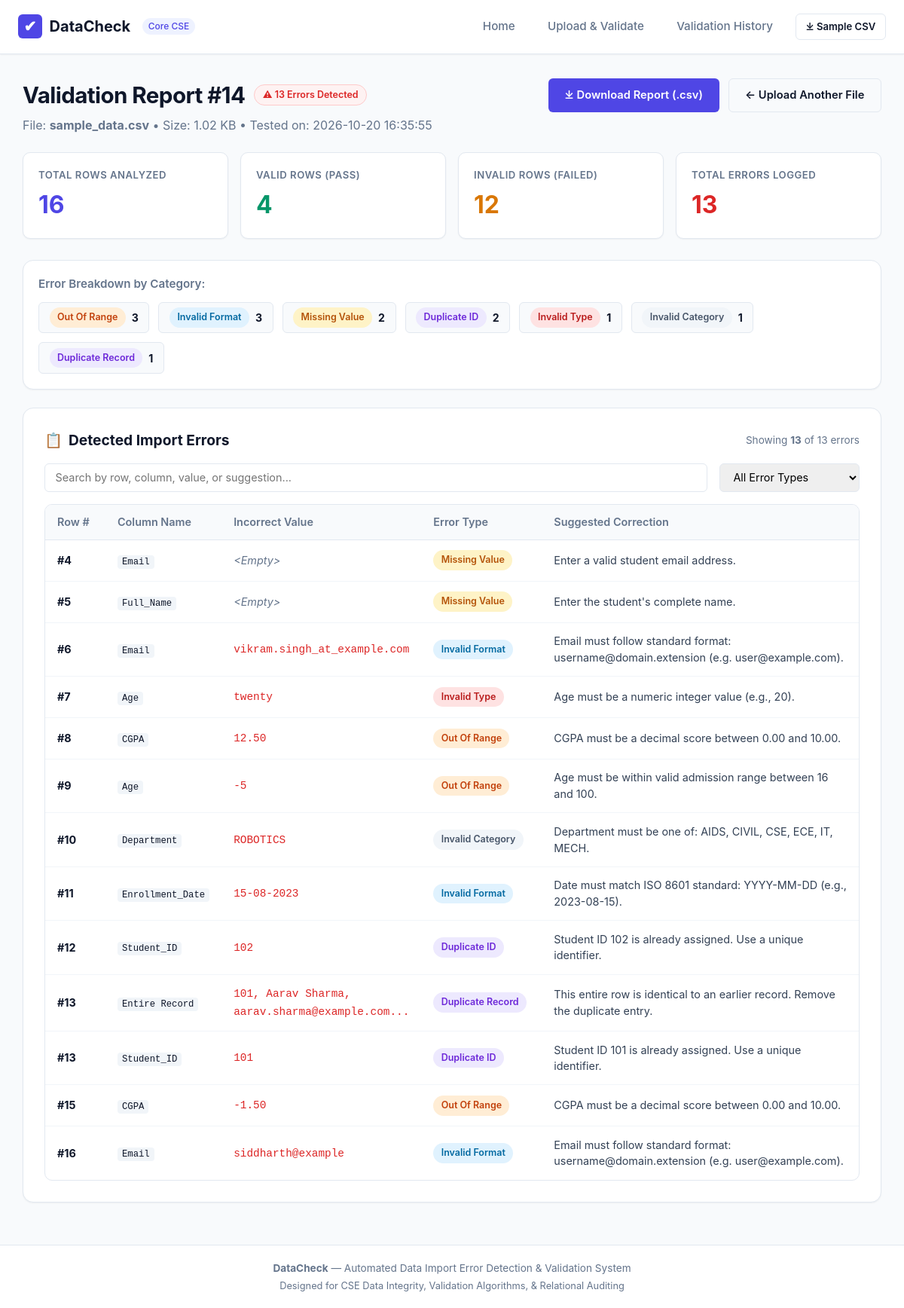
The app's page /run/14 with its own data.
### tables this page shows
CREATE TABLE validation_runs (
                id INTEGER PRIMARY KEY AUTOINCREMENT,
                filename TEXT NOT NULL,
                uploaded_at TEXT NOT NULL,
                file_size_kb REAL NOT NULL,
                total_rows INTEGER NOT NULL,
                valid_rows INTEGER NOT NULL,
                invalid_rows INTEGER NOT NULL,
                total_errors INTEGER NOT NULL,
                status TEXT NOT NULL
            );

CREATE TABLE validation_errors (
                id INTEGER PRIMARY KEY AUTOINCREMENT,
                run_id INTEGER NOT NULL,
                row_number INTEGER NOT NULL,
                column_name TEXT NOT NULL,
                invalid_value TEXT,
                error_type TEXT NOT NULL,
                suggested_correction TEXT NOT NULL,
                FOREIGN KEY (run_id) REFERENCES validation_runs (id) ON DELETE CASCADE
            );

### app.py (the view)
@app.route('/run/<int:run_id>')
def view_run(run_id):
    conn = get_db()
    run = conn.execute("SELECT * FROM validation_runs WHERE id = ?", (run_id,)).fetchone()
    if run is None:
        conn.close()
        flash(f"Validation Run #{run_id} does not exist.", "danger")
        return redirect(url_for('history'))
    errors = conn.execute("""
        SELECT * FROM validation_errors
        WHERE run_id = ?
        ORDER BY row_number ASC, id ASC
    """, (run_id,)).fetchall()
    error_summary = conn.execute("""
        SELECT error_type, COUNT(*) as count
        FROM validation_errors
        WHERE run_id = ?
        GROUP BY error_type
        ORDER BY count DESC
    """, (run_id,)).fetchall()
    conn.close()
    return render_template(
        'results.html',
        active_page='results',
        run=run,
        errors=errors,
        error_summary=error_summary
    )

### app.py (called while the page is built)
def get_db():
    conn = sqlite3.connect(DATABASE_PATH)
    conn.row_factory = sqlite3.Row
    conn.execute("PRAGMA foreign_keys = ON")
    return conn

### templates/results.html (shortened to what this page needs)
{% extends 'base.html' %}
{% block content %}
<div style="display: flex; justify-content: space-between; align-items: flex-start; margin-bottom: 1.5rem; flex-wrap: wrap; gap: 1rem;">
  <div>
    <div style="display: flex; align-items: center; gap: 0.75rem;">
      <h1 class="page-title">Validation Report #{{ run.id }}</h1>
      {% if run.total_errors == 0 %}
        <span class="badge badge-clean">&#x2714; Clean Dataset</span>
      {% else %}
        <span class="badge badge-errors">&#x26A0; {{ run.total_errors }} Errors Detected</span>
      {% endif %}
    </div>
    <p class="page-subtitle">
      File: <strong>{{ run.filename }}</strong> &bull; Size: {{ run.file_size_kb }} KB &bull; Tested on: {{ run.uploaded_at }}
    </p>
  </div>
  <div class="btn-group">
    <a href="{{ url_for('export_report', run_id=run.id) }}" class="btn btn-primary">
      &#x2913; Download Report (.csv)
    </a>
    <a href="{{ url_for('dashboard') }}" class="btn btn-outline">
      &larr; Upload Another File
    </a>
  </div>
</div>
<div class="stats-grid">
  <div class="stat-card stat-total">
    <span class="stat-label">Total Rows Analyzed</span>
    <span class="stat-value">{{ run.total_rows }}</span>
  </div>
  <div class="stat-card stat-valid">
    <span class="stat-label">Valid Rows (Pass)</span>
    <span class="stat-value">{{ run.valid_rows }}</span>
  </div>
  <div class="stat-card stat-invalid">
    <span class="stat-label">Invalid Rows (Failed)</span>
    <span class="stat-value">{{ run.invalid_rows }}</span>
  </div>
  <div class="stat-card stat-errors">
    <span class="stat-label">Total Errors Logged</span>
    <span class="stat-value">{{ run.total_errors }}</span>
  </div>
</div>
{% if error_summary %}
  <div class="card" style="padding: 1.25rem;">
    <h3 style="font-size: 0.95rem; font-weight: 600; margin-bottom: 0.75rem; color: var(--text-muted);">
      Error Breakdown by Category:
    </h3>
    <div style="display: flex; gap: 0.75rem; flex-wrap: wrap;">
      {% for item in error_summary %}
        <div style="background: #f8fafc; border: 1px solid var(--border-color); padding: 0.4rem 0.85rem; border-radius: var(--radius-sm); font-size: 0.88rem; display: flex; align-items: center; gap: 0.5rem;">
          <span class="badge
            {% if 'Missing' in item.error_type %}badge-missing
            {% elif 'Duplicate' in item.error_type %}badge-duplicate
            {% elif 'Type' in item.error_type %}badge-type
            {% elif 'Range' in item.error_type %}badge-range
            {% elif 'Format' in item.error_type %}badge-format
            {% else %}badge-category{% endif %}">
            {{ item.error_type }}
          </span>
          <strong style="color: var(--text-main);">{{ item.count }}</strong>
        </div>
      {% endfor %}
    </div>
  </div>
{% endif %}
<div class="card">
  <div style="display: flex; justify-content: space-between; align-items: center; margin-bottom: 1rem; flex-wrap: wrap; gap: 0.75rem;">
    <h2 class="card-title" style="margin-bottom: 0;">
      <span>&#x1F4CB;</span>
      <span>Detected Import Errors</span>
    </h2>
    <span style="font-size: 0.85rem; color: var(--text-muted);">
      Showing <strong id="visibleErrorCount">{{ errors|length }}</strong> of {{ run.total_errors }} errors
    </span>
  </div>
  {% if errors %}
    <div class="filter-bar">
      <input type="text" id="tableSearch" class="filter-input" placeholder="Search by row, column, value, or suggestion...">
      <select id="errorTypeFilter" class="filter-select">
        <option value="all">All Error Types</option>
      </select>
    </div>
    <div class="table-responsive">
      <table id="errorTable">
        <thead>
          <tr>
            <th style="width: 80px;">Row #</th>
            <th style="width: 140px;">Column Name</th>
            <th style="width: 170px;">Incorrect Value</th>
            <th style="width: 160px;">Error Type</th>
            <th>Suggested Correction</th>
          </tr>
        </thead>
        <tbody>
          {% for error in errors %}
            <tr data-error-type="{{ error.error_type }}">
              <td><strong>#{{ error.row_number }}</strong></td>
              <td><code>{{ error.column_name }}</code></td>
              <td>
                {% if error.invalid_value == '' or error.invalid_value == None %}
                  <em style="color: var(--text-muted);">&lt;Empty&gt;</em>
                {% else %}
                  <span style="color: var(--danger); font-family: ui-monospace, monospace; font-weight: 500;">
                    {{ error.invalid_value }}
                  </span>
                {% endif %}
              </td>
              <td>
                <span class="badge
                  {% if 'Missing' in error.error_type %}badge-missing
                  {% elif 'Duplicate' in error.error_type %}badge-duplicate
                  {% elif 'Type' in error.error_type %}badge-type
                  {% elif 'Range' in error.error_type %}badge-range
                  {% elif 'Format' in error.error_type %}badge-format
                  {% else %}badge-category{% endif %}">
                  {{ error.error_type }}
                </span>
              </td>
              <td>
                <span style="color: #334155;">{{ error.suggested_correction }}</span>
              </td>
            </tr>
          {% endfor %}
        </tbody>
      </table>
    </div>
  {% endif %}
</div>
{% endblock %}

### static/style.css (style rules this page uses)
:root { --primary: #4f46e5; --primary-hover: #4338ca; --primary-light: #eef2ff; --success: #059669; --success-bg: #ecfdf5; --warning: #d97706; --warning-bg: #fffbeb; --danger: #dc2626; --danger-bg: #fef2f2; --info: #0284c7; --info-bg: #f0f9ff; --bg-main: #f8fafc; --card-bg: #ffffff; --border-color: #e2e8f0; --text-main: #0f172a; --text-muted: #64748b; --font-family: -apple-system, BlinkMacSystemFont, "Segoe UI", Roboto, "Helvetica Neue", Arial, sans-serif; --radius-sm: 6px; --radius-md: 10px; --radius-lg: 14px; --shadow-sm: 0 1px 2px 0 rgba(0, 0, 0, 0.05); --shadow-md: 0 4px 6px -1px rgba(0, 0, 0, 0.08), 0 2px 4px -2px rgba(0, 0, 0, 0.05); }
* { box-sizing: border-box; margin: 0; padding: 0; }
body { font-family: var(--font-family); background-color: var(--bg-main); color: var(--text-main); line-height: 1.5; min-height: 100vh; display: flex; flex-direction: column; }
.page-title { font-size: 1.85rem; font-weight: 750; color: var(--text-main); letter-spacing: -0.02em; }
.page-subtitle { color: var(--text-muted); font-size: 1rem; margin-top: 0.35rem; max-width: 720px; }
.card { background: var(--card-bg); border: 1px solid var(--border-color); border-radius: var(--radius-lg); padding: 1.75rem; box-shadow: var(--shadow-sm); margin-bottom: 1.5rem; }
.card-title { font-size: 1.2rem; font-weight: 650; margin-bottom: 0.85rem; display: flex; align-items: center; gap: 0.5rem; color: var(--text-main); }
.stats-grid { display: grid; grid-template-columns: repeat(auto-fit, minmax(200px, 1fr)); gap: 1rem; margin-bottom: 1.75rem; }
.stat-card { background: #ffffff; border: 1px solid var(--border-color); border-radius: var(--radius-md); padding: 1.25rem; box-shadow: var(--shadow-sm); display: flex; flex-direction: column; }
.stat-label { font-size: 0.82rem; font-weight: 600; color: var(--text-muted); text-transform: uppercase; letter-spacing: 0.04em; }
.stat-value { font-size: 2rem; font-weight: 750; margin-top: 0.35rem; color: var(--text-main); }
.stat-total .stat-value { color: var(--primary); }
.stat-valid .stat-value { color: var(--success); }
.stat-invalid .stat-value { color: var(--warning); }
.stat-errors .stat-value { color: var(--danger); }
.btn { display: inline-flex; align-items: center; justify-content: center; gap: 0.5rem; font-weight: 600; font-size: 0.92rem; padding: 0.65rem 1.35rem; border-radius: var(--radius-sm); border: none; cursor: pointer; text-decoration: none; transition: all 0.2s ease; }
.btn-primary { background-color: var(--primary); color: white; }
.btn-outline { background-color: transparent; border: 1px solid var(--border-color); color: var(--text-main); }
.btn-group { display: flex; gap: 0.75rem; flex-wrap: wrap; }
.badge { display: inline-block; padding: 0.25rem 0.65rem; font-size: 0.78rem; font-weight: 600; border-radius: 9999px; text-transform: capitalize; }
.badge-errors { background-color: var(--danger-bg); color: var(--danger); border: 1px solid #fecaca; }
.badge-missing { background-color: #fef3c7; color: #b45309; }
.badge-duplicate { background-color: #ede9fe; color: #6d28d9; }
.badge-type { background-color: #fee2e2; color: #b91c1c; }
.badge-format { background-color: #e0f2fe; color: #0369a1; }
.badge-range { background-color: #ffedd5; color: #c2410c; }
.badge-category { background-color: #f1f5f9; color: #475569; }
.filter-bar { display: flex; gap: 1rem; margin-bottom: 1rem; flex-wrap: wrap; }
.filter-input, .filter-select { padding: 0.55rem 0.85rem; border: 1px solid var(--border-color); border-radius: var(--radius-sm); font-size: 0.9rem; font-family: inherit; outline: none; }
.filter-input { flex: 1; min-width: 200px; }
.table-responsive { width: 100%; overflow-x: auto; border: 1px solid var(--border-color); border-radius: var(--radius-md); background: white; }
table { width: 100%; border-collapse: collapse; text-align: left; font-size: 0.9rem; }
th { background-color: #f8fafc; color: var(--text-muted); font-weight: 600; padding: 0.75rem 1rem; border-bottom: 1px solid var(--border-color); white-space: nowrap; }
td { padding: 0.85rem 1rem; border-bottom: 1px solid #f1f5f9; vertical-align: middle; }
tr:last-child td { border-bottom: none; }
code { font-family: ui-monospace, SFMono-Regular, Menlo, Monaco, Consolas, monospace; background-color: #f1f5f9; padding: 2px 6px; border-radius: 4px; font-size: 0.85em; color: #0f172a; }

### records on screen
validation_runs: id "14", total_errors "13", filename "sample_data.csv", file_size_kb "1.02", uploaded_at "2026-10-20 16:35:55", total_rows "16", valid_rows "4", invalid_rows "12"
validation_errors: row_number "4", column_name "Email", invalid_value "<Empty>", error_type "Missing Value", suggested_correction "Enter a valid student email address."
validation_errors: row_number "5", column_name "Full_Name", invalid_value "<Empty>", error_type "Missing Value", suggested_correction "Enter the student's complete name."
validation_errors: row_number "6", column_name "Email", invalid_value "vikram.singh_at_example.com", error_type "Invalid Format", suggested_correction "Email must follow standard format: username@domain.extension (e.g. user@example.com)."
validation_errors: row_number "7", column_name "Age", invalid_value "twenty", error_type "Invalid Type", suggested_correction "Age must be a numeric integer value (e.g., 20)."
validation_errors: row_number "8", column_name "CGPA", invalid_value "12.50", error_type "Out Of Range", suggested_correction "CGPA must be a decimal score between 0.00 and 10.00."
validation_errors: row_number "9", column_name "Age", invalid_value "-5", error_type "Out Of Range", suggested_correction "Age must be within valid admission range between 16 and 100."
validation_errors: row_number "10", column_name "Department", invalid_value "ROBOTICS", error_type "Invalid Category", suggested_correction "Department must be one of: AIDS, CIVIL, CSE, ECE, IT, MECH."
validation_errors: row_number "11", column_name "Enrollment_Date", invalid_value "15-08-2023", error_type "Invalid Format", suggested_correction "Date must match ISO 8601 standard: YYYY-MM-DD (e.g., 2023-08-15)."
validation_errors: row_number "12", column_name "Student_ID", invalid_value "102", error_type "Duplicate ID", suggested_correction "Student ID 102 is already assigned. Use a unique identifier."
validation_errors: row_number "13", column_name "Entire Record", invalid_value "101, Aarav Sharma, aarav.sharma@example.com...", error_type "Duplicate Record", suggested_correction "This entire row is identical to an earlier record. Remove the duplicate entry."
validation_errors: row_number "13", column_name "Student_ID", invalid_value "101", error_type "Duplicate ID", suggested_correction "Student ID 101 is already assigned. Use a unique identifier."
validation_errors: row_number "15", column_name "CGPA", invalid_value "-1.50", error_type "Out Of Range", suggested_correction "CGPA must be a decimal score between 0.00 and 10.00."
validation_errors: row_number "16", column_name "Email", invalid_value "siddharth@example", error_type "Invalid Format", suggested_correction "Email must follow standard format: username@domain.extension (e.g. user@example.com)."

### other values on screen
{{ item.error_type }} "Out Of Range" "Invalid Format" "Missing Value" "Duplicate ID" "Invalid Type" "Invalid Category" "Duplicate Record"
{{ item.count }} "3" "3" "2" "2" "1" "1" "1"
{{ errors|length }} "13"
